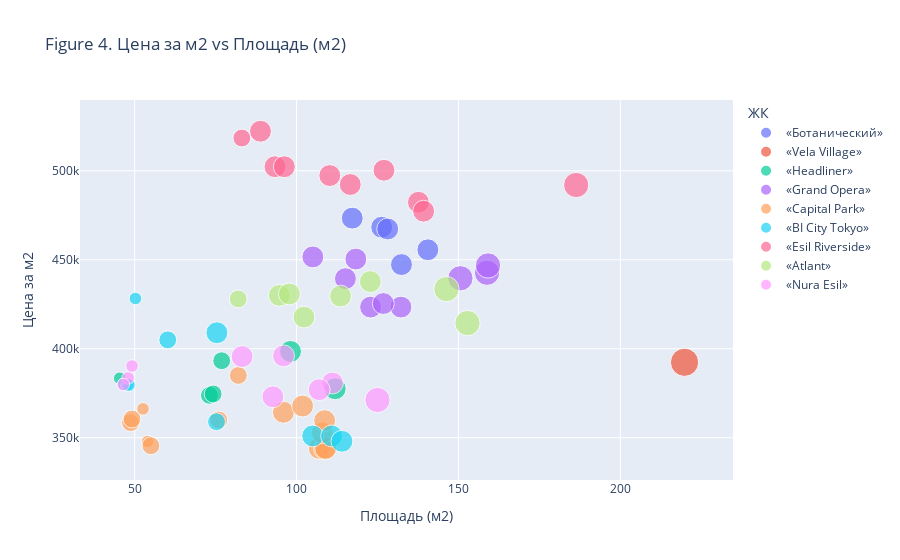

Notebook cell for this chart:
### Markdown cell above
#### Наблюдения:
 1. Все затройщики, кроме BI Group имеют примерно одинаковую тендецию отношения цены за площадь, когда у BI Group это цифра заметно больше
 2. Доминирующий затройщик с квартирами выше 125 м2 является BI Group

### Code cell
import plotly.express as px
df1 = data[data['Застройщик']=="«BI Group»"]
fig = px.scatter(df1, x="Площадь (м2)", y="Цена за м2", color="ЖК",
                 size='Количество комнат', hover_data=["ЖК","Площадь (м2)","Цена (тнг)"],title='Figure 4. Цена за м2 vs Площадь (м2)')
fig.show()
hide_toggle()

### Figure 1 — Plotly figure (JSON) as saved in the notebook; plotly's stock layout.template omitted (floating-point values rounded to 4 significant figures)
{"data": [{"customdata": [["«Ботанический»", 117.2, 55487214], ["«Ботанический»", 126.3, 59147706], ["«Ботанический»", 132.4, 59226993], ["«Ботанический»", 128.2, 59889168], ["«Ботанический»", 140.6, 64039136]], "hovertemplate": "ЖК=%{customdata[0]}<br>Площадь (м2)=%{customdata[1]}<br>Цена за м2=%{y}<br>Количество комнат=%{marker.size}<br>Цена (тнг)=%{customdata[2]}<extra></extra>", "legendgroup": "«Ботанический»", "marker": {"color": "#636efa", "size": [3, 3, 3, 3, 3], "sizemode": "area", "sizeref": 0.0125, "symbol": "circle"}, "mode": "markers", "name": "«Ботанический»", "orientation": "v", "showlegend": true, "type": "scatter", "x": [117.2, 126.3, 132.4, 128.2, 140.6], "xaxis": "x", "y": [473400, 468300.0, 447300, 467300, 455600], "yaxis": "y"}, {"customdata": [["«Vela Village»", 219.8, 86261292]], "hovertemplate": "ЖК=%{customdata[0]}<br>Площадь (м2)=%{customdata[1]}<br>Цена за м2=%{y}<br>Количество комнат=%{marker.size}<br>Цена (тнг)=%{customdata[2]}<extra></extra>", "legendgroup": "«Vela Village»", "marker": {"color": "#EF553B", "size": [5], "sizemode": "area", "sizeref": 0.0125, "symbol": "circle"}, "mode": "markers", "name": "«Vela Village»", "orientation": "v", "showlegend": true, "type": "scatter", "x": [219.8], "xaxis": "x", "y": [392400], "yaxis": "y"}, {"customdata": [["«Headliner»", 111.9, 42258294], ["«Headliner»", 45.4, 17406360], ["«Headliner»", 73.11, 27328518], ["«Headliner»", 74.25, 27814050], ["«Headliner»", 76.89, 30238871], ["«Headliner»", 98.14, 39107794]], "hovertemplate": "ЖК=%{customdata[0]}<br>Площадь (м2)=%{customdata[1]}<br>Цена за м2=%{y}<br>Количество комнат=%{marker.size}<br>Цена (тнг)=%{customdata[2]}<extra></extra>", "legendgroup": "«Headliner»", "marker": {"color": "#00cc96", "size": [3, 1, 2, 2, 2, 3], "sizemode": "area", "sizeref": 0.0125, "symbol": "circle"}, "mode": "markers", "name": "«Headliner»", "orientation": "v", "showlegend": true, "type": "scatter", "x": [111.9, 45.4, 73.11, 74.25, 76.89, 98.14], "xaxis": "x", "y": [377500.0, 383400, 373800, 374600, 393300.0, 398500.0], "yaxis": "y"}, {"customdata": [["«Grand Opera»", 132.2, 55994650], ["«Grand Opera»", 150.6, 66208156], ["«Grand Opera»", 158.8, 70318468], ["«Grand Opera»", 159.1, 71103752], ["«Grand Opera»", 105.0, 47436064], ["«Grand Opera»", 115.1, 50574940], ["«Grand Opera»", 122.9, 52023158], ["«Grand Opera»", 118.3, 53291328], ["«Grand Opera»", 126.8, 53940720]], "hovertemplate": "ЖК=%{customdata[0]}<br>Площадь (м2)=%{customdata[1]}<br>Цена за м2=%{y}<br>Количество комнат=%{marker.size}<br>Цена (тнг)=%{customdata[2]}<extra></extra>", "legendgroup": "«Grand Opera»", "marker": {"color": "#ab63fa", "size": [3, 4, 4, 4, 3, 3, 3, 3, 3], "sizemode": "area", "sizeref": 0.0125, "symbol": "circle"}, "mode": "markers", "name": "«Grand Opera»", "orientation": "v", "showlegend": true, "type": "scatter", "x": [132.2, 150.6, 158.8, 159.1, 105.0, 115.1, 122.9, 118.3, 126.8], "xaxis": "x", "y": [423400, 439600.0, 442700, 446800.0, 451600, 439400, 423400, 450400, 425400], "yaxis": "y"}, {"customdata": [["«Capital Park»", 48.75, 17476875], ["«Capital Park»", 49.19, 17732995], ["«Capital Park»", 54.05, 18803995], ["«Capital Park»", 55.03, 19012865], ["«Capital Park»", 52.59, 19258458], ["«Capital Park»", 75.98, 27352800], ["«Capital Park»", 82.03, 31581550], ["«Capital Park»", 95.96, 34958228], ["«Capital Park»", 107, 36808000], ["«Capital Park»", 108.7, 37357308], ["«Capital Park»", 101.9, 37467786], ["«Capital Park»", 109.0, 37502880], ["«Capital Park»", 108.0, 38084760], ["«Capital Park»", 108.7, 39081328]], "hovertemplate": "ЖК=%{customdata[0]}<br>Площадь (м2)=%{customdata[1]}<br>Цена за м2=%{y}<br>Количество комнат=%{marker.size}<br>Цена (тнг)=%{customdata[2]}<extra></extra>", "legendgroup": "«Capital Park»", "marker": {"color": "#FFA15A", "size": [2, 2, 1, 2, 1, 2, 2, 3, 3, 3, 3, 3, 3, 3], "sizemode": "area", "sizeref": 0.0125, "symbol": "circle"}, "mode": "markers", "name": "«Capital Park»", "orientation": "v", "showlegend": true, "type": "scatter", "x": [48.75, 49.19, 54.05, 55.03, 52.59, 75.98, 82.03, 95.96, 107, 108.7, 101.9, 109.0, 108.0, 108.7], "xaxis": "x", "y": [358500, 360500, 347900, 345500, 366200, 360000, 385000, 364300, 344000, 343800, 367800, 344000, 352800, 359600], "yaxis": "y"}, {"customdata": [["«BI City Tokyo»", 75.41, 30842690], ["«BI City Tokyo»", 105, 36855000], ["«BI City Tokyo»", 110.8, 38904840], ["«BI City Tokyo»", 114.0, 39682440], ["«BI City Tokyo»", 46.71, 17749800], ["«BI City Tokyo»", 47.63, 18085111], ["«BI City Tokyo»", 48.24, 18311904], ["«BI City Tokyo»", 50.25, 21519562], ["«BI City Tokyo»", 60.23, 24393150], ["«BI City Tokyo»", 75.3, 27032700]], "hovertemplate": "ЖК=%{customdata[0]}<br>Площадь (м2)=%{customdata[1]}<br>Цена за м2=%{y}<br>Количество комнат=%{marker.size}<br>Цена (тнг)=%{customdata[2]}<extra></extra>", "legendgroup": "«BI City Tokyo»", "marker": {"color": "#19d3f3", "size": [3, 3, 3, 3, 1, 1, 1, 1, 2, 2], "sizemode": "area", "sizeref": 0.0125, "symbol": "circle"}, "mode": "markers", "name": "«BI City Tokyo»", "orientation": "v", "showlegend": true, "type": "scatter", "x": [75.41, 105, 110.8, 114.0, 46.71, 47.63, 48.24, 50.25, 60.23, 75.3], "xaxis": "x", "y": [409000, 351000, 351000, 348000, 380000, 379700, 379600, 428200.0, 405000, 359000], "yaxis": "y"}, {"customdata": [["«Esil Riverside»", 127, 63538100], ["«Esil Riverside»", 137.7, 66388595], ["«Esil Riverside»", 139.3, 66468798], ["«Esil Riverside»", 186.4, 91690000], ["«Esil Riverside»", 83.12, 43090000], ["«Esil Riverside»", 88.87, 46410000], ["«Esil Riverside»", 93.35, 46890000], ["«Esil Riverside»", 96.24, 48340000], ["«Esil Riverside»", 110.3, 54840000], ["«Esil Riverside»", 116.6, 57402180]], "hovertemplate": "ЖК=%{customdata[0]}<br>Площадь (м2)=%{customdata[1]}<br>Цена за м2=%{y}<br>Количество комнат=%{marker.size}<br>Цена (тнг)=%{customdata[2]}<extra></extra>", "legendgroup": "«Esil Riverside»", "marker": {"color": "#FF6692", "size": [3, 3, 3, 4, 2, 3, 3, 3, 3, 3], "sizemode": "area", "sizeref": 0.0125, "symbol": "circle"}, "mode": "markers", "name": "«Esil Riverside»", "orientation": "v", "showlegend": true, "type": "scatter", "x": [127, 137.7, 139.3, 186.4, 83.12, 88.87, 93.35, 96.24, 110.3, 116.6], "xaxis": "x", "y": [500300, 482300, 477300.0, 492000.0, 518400.0, 522200.0, 502300.0, 502300.0, 497300.0, 492300], "yaxis": "y"}, {"customdata": [["«Atlant»", 122.8, 53755913], ["«Atlant»", 152.8, 63324612], ["«Atlant»", 146.3, 63424920], ["«Atlant»", 82, 35096000], ["«Atlant»", 94.7, 40721000], ["«Atlant»", 97.8, 42130086], ["«Atlant»", 102.3, 42738851], ["«Atlant»", 113.6, 48800864]], "hovertemplate": "ЖК=%{customdata[0]}<br>Площадь (м2)=%{customdata[1]}<br>Цена за м2=%{y}<br>Количество комнат=%{marker.size}<br>Цена (тнг)=%{customdata[2]}<extra></extra>", "legendgroup": "«Atlant»", "marker": {"color": "#B6E880", "size": [3, 4, 4, 2, 3, 3, 3, 3], "sizemode": "area", "sizeref": 0.0125, "symbol": "circle"}, "mode": "markers", "name": "«Atlant»", "orientation": "v", "showlegend": true, "type": "scatter", "x": [122.8, 152.8, 146.3, 82, 94.7, 97.8, 102.3, 113.6], "xaxis": "x", "y": [437800.0, 414400.0, 433500.0, 428000, 430000, 430800.0, 417800.0, 429600.0], "yaxis": "y"}, {"customdata": [["«Nura Esil»", 48, 18412800], ["«Nura Esil»", 111.1, 42302100], ["«Nura Esil»", 92.7, 34577100], ["«Nura Esil»", 125, 46400000], ["«Nura Esil»", 46.5, 17665350], ["«Nura Esil»", 83.2, 32913920], ["«Nura Esil»", 96, 38016000], ["«Nura Esil»", 107, 40339000], ["«Nura Esil»", 49.2, 19202760]], "hovertemplate": "ЖК=%{customdata[0]}<br>Площадь (м2)=%{customdata[1]}<br>Цена за м2=%{y}<br>Количество комнат=%{marker.size}<br>Цена (тнг)=%{customdata[2]}<extra></extra>", "legendgroup": "«Nura Esil»", "marker": {"color": "#FF97FF", "size": [1, 3, 3, 4, 1, 3, 3, 3, 1], "sizemode": "area", "sizeref": 0.0125, "symbol": "circle"}, "mode": "markers", "name": "«Nura Esil»", "orientation": "v", "showlegend": true, "type": "scatter", "x": [48, 111.1, 92.7, 125, 46.5, 83.2, 96, 107, 49.2], "xaxis": "x", "y": [383600, 380800.0, 373000, 371200, 379900, 395600, 396000, 377000, 390300], "yaxis": "y"}], "layout": {"legend": {"itemsizing": "constant", "title": {"text": "ЖК"}, "tracegroupgap": 0}, "title": {"text": "Figure 4. Цена за м2 vs Площадь (м2)"}, "xaxis": {"anchor": "y", "domain": [0, 1], "title": {"text": "Площадь (м2)"}}, "yaxis": {"anchor": "x", "domain": [0, 1], "title": {"text": "Цена за м2"}}}}
